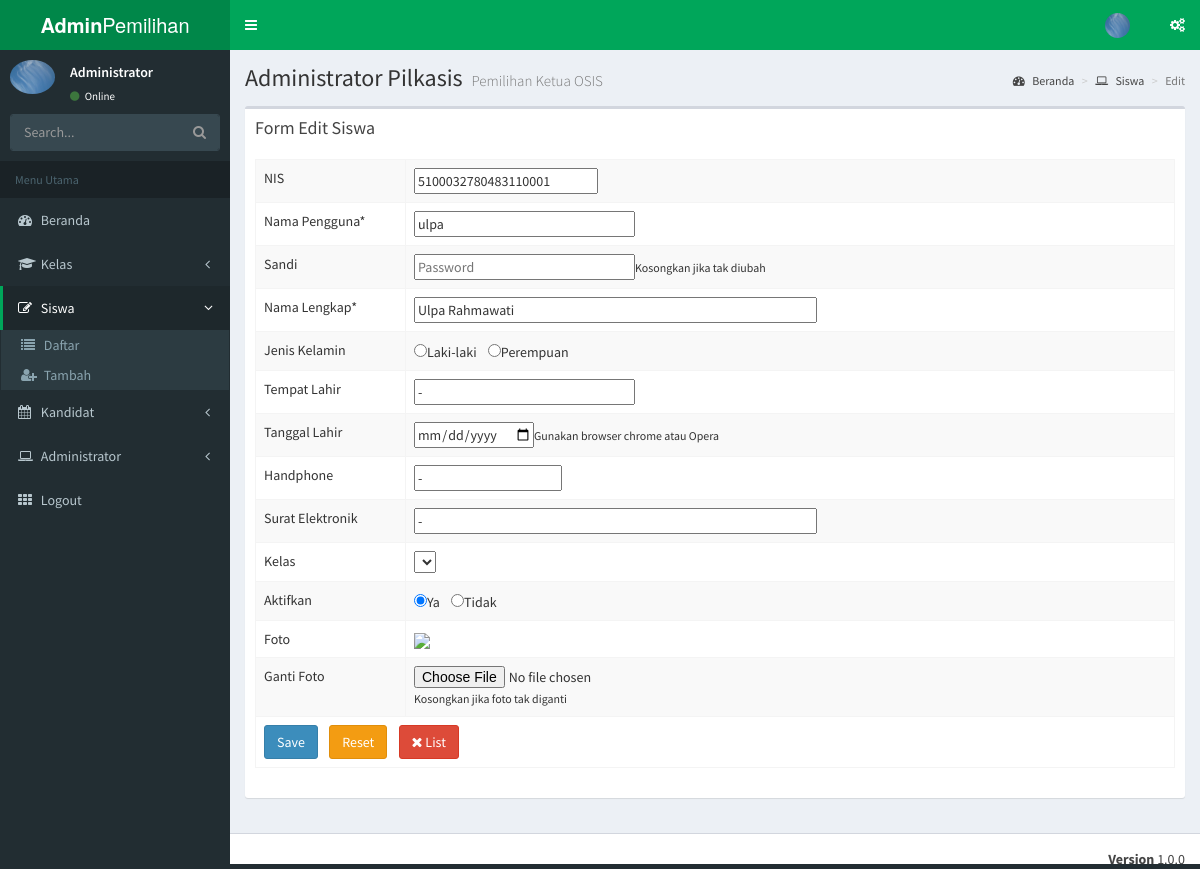
/admin/index.php?m=siswa&s=edit&nis=5100032780483110001 (signed in), run on the app's committed database.
### tables this page shows
CREATE TABLE `siswa` (
  `nis` varchar(20) NOT NULL,
  `username` varchar(25) NOT NULL,
  `password` varchar(32) NOT NULL,
  `nama` varchar(50) NOT NULL,
  `jk` varchar(1) NOT NULL,
  `tempatlahir` varchar(30) NOT NULL,
  `tanggallahir` date NOT NULL,
  `idkelas` varchar(2) NOT NULL,
  `email` varchar(50) NOT NULL,
  `hp` varchar(15) NOT NULL,
  `aktif` enum('Y','T') NOT NULL DEFAULT 'T',
  `memilih` varchar(1) NOT NULL,
  `foto` varchar(50) NOT NULL
);

### admin/modul/siswa/edit.php (the view, shortened to what this page needs)
<?php include "atas.php"; ?>
  <div class="content-wrapper">
    <section class="content-header">
      <h1>
        Administrator Pilkasis
        <small>Pemilihan Ketua OSIS</small>
      </h1>
      <ol class="breadcrumb">
        <li><a href="."><i class="fa fa-dashboard"></i> Beranda</a></li>
        <li><a href="?m=siswa"><i class="fa fa-laptop"></i> Siswa</a></li>
        <li class="active">Edit</li>
      </ol>
    </section>
	<section class="content">
      <div class="row">
        <div class="col-xs-12">
          <div class="box">
            <div class="box-header">
              <h3 class="box-title">Form Edit Siswa</h3>
            </div>
            <div class="box-body">
<?php
$id=$_GET['nis'];
include "../sambungan.php";
$sql="SELECT * FROM siswa WHERE nis='$id'";
$query=mysqli_query($koneksi,$sql);
$r=mysqli_fetch_assoc($query);
?>
			 <form action="?m=siswa&s=update" method="post" enctype="multipart/form-data">
              <table id="pilkasis1" class="table table-bordered table-hover table-striped">
                <tbody>
					<tr>
						<td width=150>NIS</td>
						<td><input type="number" name="nis" value="<?php echo$r['nis'];?>" readonly /></td>
					</tr>
					<tr>
						<td width=150>Nama Pengguna*</td>
						<td><input type="text" name="username" placeholder="Username" size="25px" maxlength="25px" value="<?php echo$r['username'];?>" required /></td>
					</tr>
					<tr>
						<td>Sandi</td>
						<td><input type="password" name="password" placeholder="Password" size="25px" maxlength="32px" /><small>Kosongkan jika tak diubah</small></td>
					</tr>
					<tr>
						<td>Nama Lengkap*</td>
						<td><input type="text" name="nama" placeholder="Nama" size="50px" maxlength="50px" value="<?php echo$r['nama'];?>" required /></td>
					</tr>
					<tr>
						<td>Jenis Kelamin</td>
						<td><input type="radio" name="jk" id="jkl" value="L" <?php if($r['jk']=='L') echo " checked";?> />Laki-laki &nbsp;&nbsp;
						<input type="radio" name="jk" id="jkp" value="P" <?php if($r['jk']=='P') echo " checked";?> />Perempuan</td>
					</tr>
					<tr>
						<td>Tempat Lahir</td>
						<td><input type="text" name="tempatl" placeholder="Kota/Kab. Tempat Lahir" size="25px" maxlength="30px" value="<?php echo$r['tempatlahir'];?>" /></td>
					</tr>
					<tr>
						<td>Tanggal Lahir</td>
						<td><input type="date" name="tanggall" placeholder="Tanggal Lahir" value="<?php echo$r['tanggallahir']; ?>" /><small>Gunakan browser chrome atau Opera</small></td>
					</tr>
					<tr>
						<td>Handphone</td>
						<td><input type="text" name="hp" placeholder="HP" size="15px" maxlength="15px" value="<?php echo$r['hp'];?>" /></td>
					</tr>
					<tr>
						<td>Surat Elektronik</td>
						<td><input type="email" name="surel" placeholder="Email" size="50px" maxlength="50px" value="<?php echo$r['email'];?>" /></td>
					</tr>
					<tr>
						<td>Kelas</td>
						<td>
							<select name="kelas">
							</select>
						</td>
					</tr>
					<tr>
						<td>Aktifkan</td>
						<td><input type="radio" name="aktif" id="aktifY" value="Y" <?php if($r['aktif']=='Y') echo " checked";?> />Ya &nbsp;&nbsp;
						<input type="radio" name="aktif" id="aktifT" value="T" <?php if($r['aktif']=='T') echo " checked";?> />Tidak</td>
					</tr>
					<tr>
						<td>Foto</td>
						<td>
<?php
						if ($r['foto']!=''){
						  echo "<img src=\"../gambar/siswa/$r[foto]\" height=150 />";
						}
						else{
						  echo "<img src=\"../gambar/siswa/0.jpg\">";
						}
?>
					</tr>
					<tr>
						<td>Ganti Foto</td>
						<td><input type="file" name="foto" accept="image/*" /><small>Kosongkan jika foto tak diganti</small></td>
					</tr>
					<tr>
						<td colspan=3>
						<input type="submit" name="simpan" value="Save" class="btn btn-large btn-primary" />&nbsp;&nbsp;&nbsp;
						<input type="reset" name="reset" value="Reset" class="btn btn-large btn-warning" />&nbsp;&nbsp;&nbsp;
						<a href="?m=siswa" class="btn btn-large btn-danger"><i class="fa fa-times"></i> List</a></td>
					</tr>
                </tbody>
              </table>
			 </form>
            </div>
          </div>
        </div>
      </div>
    </section>
<?php include "bawah.php"; ?>

### data on the page
siswa: nis "5100032780483110001", username "ulpa", nama "Ulpa Rahmawati", tempatl "-", hp "-", surel "-", aktif "☑"

### other printed values
$_SESSION['namakasis'] "Administrator"
